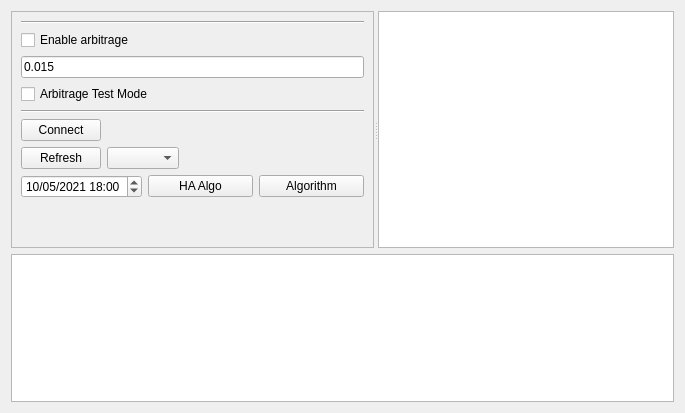
<?xml version="1.0" encoding="UTF-8"?>
<ui version="4.0">
 <class>TabbedForm</class>
 <widget class="QWidget" name="TabbedForm">
  <property name="geometry">
   <rect>
    <x>0</x>
    <y>0</y>
    <width>685</width>
    <height>413</height>
   </rect>
  </property>
  <property name="windowTitle">
   <string>Form</string>
  </property>
  <layout class="QVBoxLayout" name="verticalLayout">
   <item>
    <widget class="QSplitter" name="splitter_4">
     <property name="orientation">
      <enum>Qt::Horizontal</enum>
     </property>
     <widget class="QSplitter" name="splitter_3">
      <property name="orientation">
       <enum>Qt::Vertical</enum>
      </property>
      <widget class="QFrame" name="frame">
       <property name="frameShape">
        <enum>QFrame::StyledPanel</enum>
       </property>
       <property name="frameShadow">
        <enum>QFrame::Raised</enum>
       </property>
       <layout class="QVBoxLayout" name="verticalLayout_2">
        <item>
         <widget class="Line" name="line_3">
          <property name="orientation">
           <enum>Qt::Horizontal</enum>
          </property>
         </widget>
        </item>
        <item>
         <widget class="QCheckBox" name="enable_arbitrage">
          <property name="text">
           <string>Enable arbitrage</string>
          </property>
          <property name="checked">
           <bool>false</bool>
          </property>
         </widget>
        </item>
        <item>
         <widget class="QLineEdit" name="arbitrage_test_offset">
          <property name="text">
           <string>0.015</string>
          </property>
         </widget>
        </item>
        <item>
         <widget class="QCheckBox" name="arbitrage_test_mode">
          <property name="text">
           <string>Arbitrage Test Mode</string>
          </property>
          <property name="checked">
           <bool>false</bool>
          </property>
         </widget>
        </item>
        <item>
         <widget class="Line" name="line_4">
          <property name="orientation">
           <enum>Qt::Horizontal</enum>
          </property>
         </widget>
        </item>
        <item>
         <layout class="QHBoxLayout" name="topLayout">
          <property name="sizeConstraint">
           <enum>QLayout::SetDefaultConstraint</enum>
          </property>
          <item>
           <widget class="QPushButton" name="connect_button">
            <property name="text">
             <string>Connect</string>
            </property>
           </widget>
          </item>
          <item>
           <spacer name="horizontalSpacer">
            <property name="orientation">
             <enum>Qt::Horizontal</enum>
            </property>
            <property name="sizeHint" stdset="0">
             <size>
              <width>40</width>
              <height>20</height>
             </size>
            </property>
           </spacer>
          </item>
         </layout>
        </item>
        <item>
         <layout class="QHBoxLayout" name="horizontalLayout_3">
          <item>
           <widget class="QPushButton" name="account_update">
            <property name="sizePolicy">
             <sizepolicy hsizetype="Fixed" vsizetype="Fixed">
              <horstretch>0</horstretch>
              <verstretch>0</verstretch>
             </sizepolicy>
            </property>
            <property name="text">
             <string>Refresh</string>
            </property>
            <property name="autoDefault">
             <bool>false</bool>
            </property>
           </widget>
          </item>
          <item>
           <widget class="QComboBox" name="all_acct_combo"/>
          </item>
          <item>
           <spacer name="horizontalSpacer_2">
            <property name="orientation">
             <enum>Qt::Horizontal</enum>
            </property>
            <property name="sizeHint" stdset="0">
             <size>
              <width>40</width>
              <height>20</height>
             </size>
            </property>
           </spacer>
          </item>
         </layout>
        </item>
        <item>
         <layout class="QHBoxLayout" name="horizontalLayout">
          <item>
           <widget class="QDateTimeEdit" name="date_init">
            <property name="dateTime">
             <datetime>
              <hour>18</hour>
              <minute>0</minute>
              <second>0</second>
              <year>2021</year>
              <month>5</month>
              <day>10</day>
             </datetime>
            </property>
            <property name="minimumTime">
             <time>
              <hour>21</hour>
              <minute>0</minute>
              <second>0</second>
             </time>
            </property>
            <property name="currentSection">
             <enum>QDateTimeEdit::DaySection</enum>
            </property>
            <property name="displayFormat">
             <string>dd/MM/yyyy HH:mm</string>
            </property>
            <property name="calendarPopup">
             <bool>false</bool>
            </property>
            <property name="timeSpec">
             <enum>Qt::OffsetFromUTC</enum>
            </property>
           </widget>
          </item>
          <item>
           <widget class="QPushButton" name="run_filter">
            <property name="text">
             <string>HA Algo</string>
            </property>
           </widget>
          </item>
          <item>
           <widget class="QPushButton" name="exec_algo">
            <property name="text">
             <string>Algorithm</string>
            </property>
           </widget>
          </item>
         </layout>
        </item>
        <item>
         <spacer name="verticalSpacer">
          <property name="orientation">
           <enum>Qt::Vertical</enum>
          </property>
          <property name="sizeHint" stdset="0">
           <size>
            <width>20</width>
            <height>40</height>
           </size>
          </property>
         </spacer>
        </item>
       </layout>
      </widget>
     </widget>
     <widget class="QSplitter" name="splitter">
      <property name="orientation">
       <enum>Qt::Vertical</enum>
      </property>
      <widget class="QPlainTextEdit" name="order_book_xrpl">
       <property name="sizePolicy">
        <sizepolicy hsizetype="Expanding" vsizetype="Expanding">
         <horstretch>0</horstretch>
         <verstretch>0</verstretch>
        </sizepolicy>
       </property>
       <property name="minimumSize">
        <size>
         <width>0</width>
         <height>0</height>
        </size>
       </property>
       <property name="maximumSize">
        <size>
         <width>16777215</width>
         <height>16777215</height>
        </size>
       </property>
       <property name="font">
        <font>
         <family>Courier</family>
         <pointsize>8</pointsize>
        </font>
       </property>
      </widget>
     </widget>
    </widget>
   </item>
   <item>
    <widget class="QPlainTextEdit" name="arbitrage_orders">
     <property name="sizePolicy">
      <sizepolicy hsizetype="Expanding" vsizetype="Expanding">
       <horstretch>0</horstretch>
       <verstretch>1</verstretch>
      </sizepolicy>
     </property>
     <property name="minimumSize">
      <size>
       <width>300</width>
       <height>0</height>
      </size>
     </property>
     <property name="font">
      <font>
       <family>Courier</family>
       <pointsize>8</pointsize>
      </font>
     </property>
    </widget>
   </item>
  </layout>
 </widget>
 <resources/>
 <connections/>
</ui>
